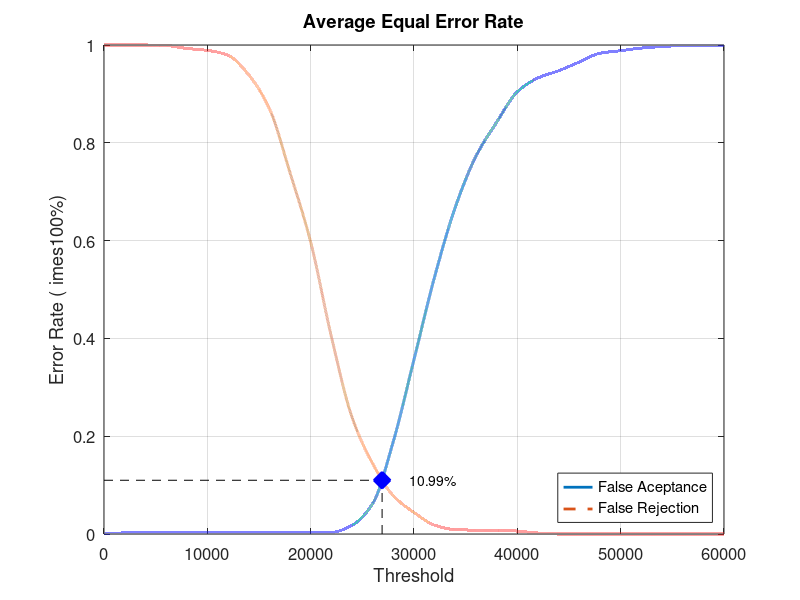
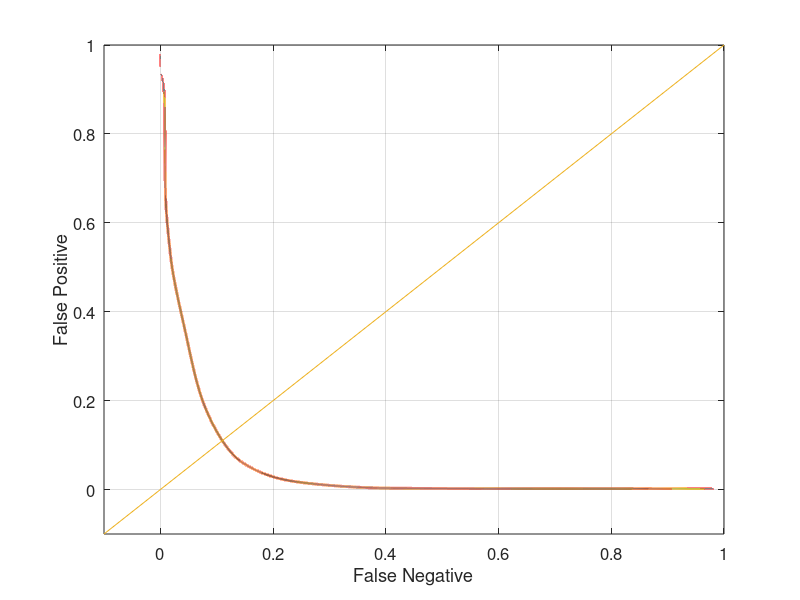

Source code (MATLAB) for these figures, in order:
close all;
clear;
clc;
x = 0:2000:60000;
xq = 0:0.5:60000;

y0 = [0 0.00210526 0.00210526 0.00210526 0.00210526 0.00210526 0.00210526 0.00210526 0.00210526 0.00210526 0.00210526 0.0031579 0.0178947 0.0621053 0.189474 0.356842 0.526316 0.668421 0.772632 0.842105 0.904211 0.932632 0.947368 0.965263 0.983158 0.988421 0.993684 0.996842 0.998947 0.998947 1]
yy0 = interp1(x, y0, xq, 'pchip');
y1 = [1 1 1 0.999 0.993 0.989 0.979 0.939 0.87 0.739 0.597 0.404 0.239 0.144 0.078 0.044 0.018 0.009 0.008 0.008 0.006 0.002 0 0 0 0 0 0 0 0 0]
yy1 = interp1(x, y1, xq, 'pchip');

% Calculating EER: 
y2 = abs(y0 - y1);
find(y2 == min(y2))
yy2 = abs(yy0 - yy1);
xEER = find(yy2 == min(yy2));
xEERIndex = xq(xEER) % X-axis EER
yEER = yy0(xEER) % Y-axis EER

main = figure
plot(xq, yy0,'-','LineWidth', 2);	hold on
plot(xq, yy1,'--','LineWidth', 2);	hold on
plot([xEERIndex xEERIndex], [0 yEER], 'k--');	hold on
plot([0 xEERIndex], [yEER yEER], 'k--');	hold on
plot(xEERIndex, yEER, 'bx', 'LineWidth', 10);	hold on
text(xEERIndex + 10 * xEERIndex / 100, yEER, [num2str(round((10000 * yEER)) / 100) '%'])
legend('False Aceptance', 'False Rejection', 'Location', 'SouthEast')
xlabel('Threshold')
ylabel('Error Rate (	imes100%)')
title('Average Equal Error Rate')
set(gca, 'FontSize', 12)
axis([0 60000 0 1])
grid on

print(main, 'Database2AverageMain', '-dpng');
FNRxFPR = figure('Color', [1 1 1]);
plot(yy1, yy0, '-', yy1, yy0, 'LineWidth', 2);
hold on
y = -0.1:0.1:1
plot(y, y); 
set(gca, 'FontSize', 12)
xlabel('False Negative')
ylabel('False Positive')
axis([-0.1 1 -0.1 1])
set(gca, 'FontSize', 12)
grid on

print(FNRxFPR, 'Database2AverageFNRxFPR','-dpng');
